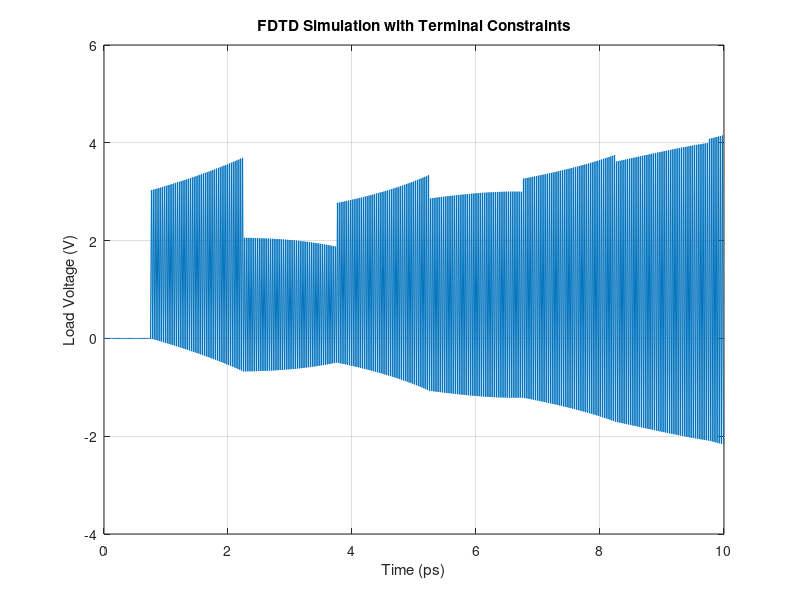

MATLAB code to generate this figure:
% FDTD Simulation with Terminal Constraints
clear; clc;

% Parameters
L_total = 150e-6;    % Total line length (m)
R = 1200;            % Per-unit-length resistance (Ω/m)
L = 250e-9;          % Per-unit-length inductance (H/m)
C = 1e-10;           % Per-unit-length capacitance (F/m)
Rs = 10;             % Source resistance (Ω)
R_L = 500;            % Load resistance (Ω) [Added]
NDZ = 50;            % Spatial steps
dz = L_total / NDZ;  % Spatial step (Δz)
v = 1/sqrt(L*C);     % Phase velocity (m/s)
dt = dz / v;         % Magic time step (Δt = Δz/v)
t_max = 10e-12;      % Simulation time
t_steps = round(t_max / dt); % Time steps

% Initialize staggered grids
V = zeros(NDZ+1, t_steps);   % Voltages at integer time steps
I = zeros(NDZ, t_steps);     % Currents at half-integer steps (I(:,n) = I^{n-1/2})

% Source voltage (1V step input)
Vs = ones(1, t_steps);

% FDTD Loop
for n = 1:t_steps-1
    % Update left boundary (z=0) using Eq. (10a)
    V(1, n+1) = (Rs*(C*dz)/(2*dt) + 0.5)^(-1) * ...
        ((Rs*(C*dz)/(2*dt) - 0.5)*V(1,n) - Rs*I(1,n) + 0.5*(Vs(n+1) + Vs(n)));
    
    % Update interior voltages (k=2 to NDZ) using Eq. (10b)
    for k = 2:NDZ
        V(k, n+1) = V(k, n) - (dt/(dz*C)) * (I(k, n) - I(k-1, n));
    end
    
    % Update right boundary (z=L) using Eq. (10c)
    V(NDZ+1, n+1) = (R_L*(C*dz)/(2*dt) + 0.5)^(-1) * ...
        ((R_L*(C*dz)/(2*dt) - 0.5)*V(NDZ+1, n) + R_L*I(NDZ, n));
    
    % Update currents using Eq. (10d) (staggered in time)
    for k = 1:NDZ
        I(k, n+1) = I(k, n) - (dt/(L*dz)) * (V(k+1, n+1) - V(k, n+1)) - (R*dt/L)*I(k, n);
    end
end

% Plot voltage at load (z=L)
figure;
plot((0:t_steps-1)*dt / 1e-12, V(NDZ+1, :));
xlabel('Time (ps)');
ylabel('Load Voltage (V)');
title('FDTD Simulation with Terminal Constraints');
grid on;